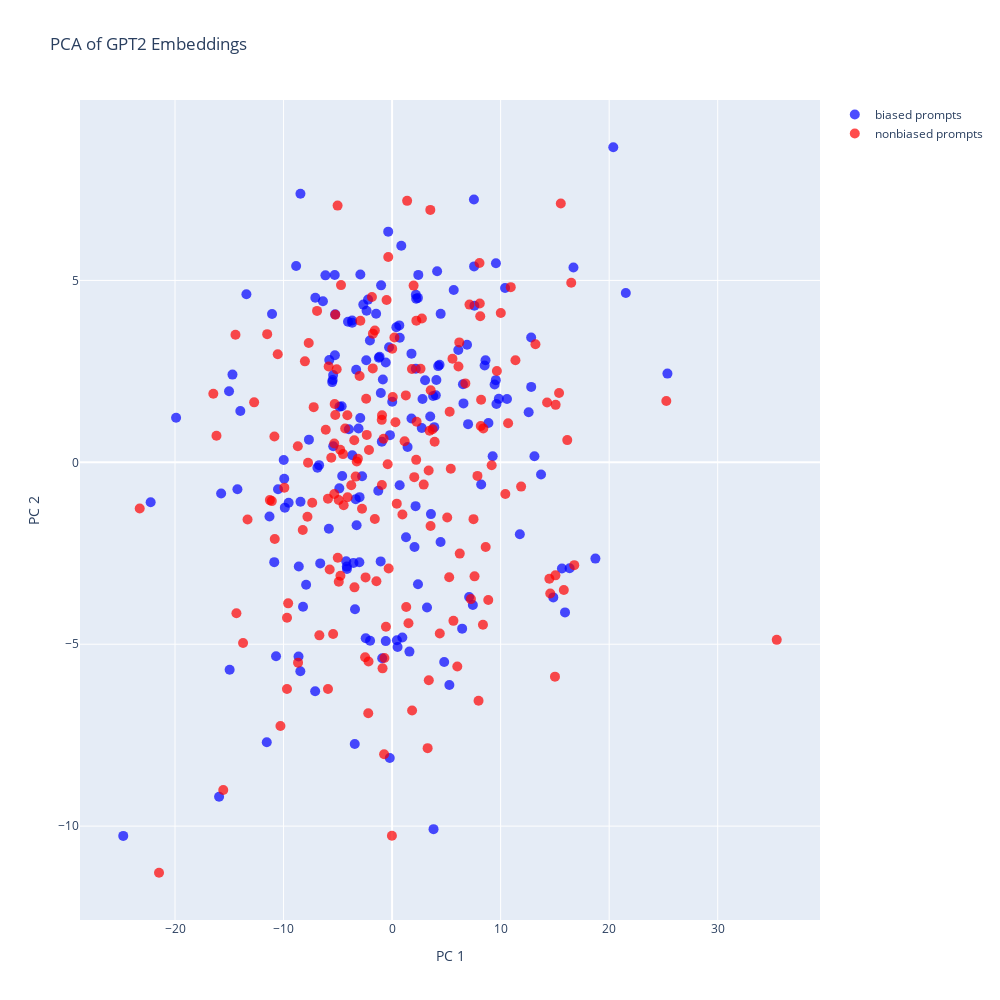

The notebook cell saved with this chart:
### Code cell
from sklearn.manifold import TSNE
import matplotlib.pyplot as plt
# Example projected data (344, 768) from previous SVD projection
projected_rows = np.dot(stacked_matrix, Vt[:2, :].T)
# Labels for bias and nonbias


# Step 1: Create scatter plot
# plt.figure(figsize=(8, 6))

# Step 2: Plot the first 172 points in red ("bias")
bias_x = projected_rows[:len(projected_rows)//2, 0]
bias_y = projected_rows[:len(projected_rows)//2, 1]
# plt.scatter(projected_rows[:len(projected_rows)//2, 0], projected_rows[:len(projected_rows)//2, 1], color='red', label='bias', alpha=0.2)
trace = go.Scatter(
        x=bias_x,
        y=bias_y,
        mode='markers',
        name='biased prompts',
        text=bias_labels,  # This sets the hover text
        marker=dict(size=10, color='blue', opacity=0.7),
        hoverinfo='text+x+y'  # Show label, x and y on hover
    )

nonbias_x = projected_rows[len(projected_rows)//2:, 0]
nonbias_y = projected_rows[len(projected_rows)//2:, 1]
trace2 = go.Scatter(
        x=nonbias_x,
        y=nonbias_y,
        mode='markers',
        name='nonbiased prompts',
        text=nonbias_labels,  # This sets the hover text
        marker=dict(size=10, color='red', opacity=0.7),
        hoverinfo='text+x+y'  # Show label, x and y on hover
    )
layout = go.Layout(
        title='PCA of GPT2 Embeddings',
        xaxis=dict(title='PC 1'),
        yaxis=dict(title='PC 2'),
        hovermode='closest',
        width=1000,
        height=1000
)
fig = go.Figure(data=[trace, trace2], layout=layout)
fig.show()

# Step 3: Plot the last 172 points in blue ("nonbias")
# plt.scatter(projected_rows[len(projected_rows)//2:, 0], projected_rows[len(projected_rows)//2:, 1], color='blue', label='nonbias', alpha=0.2)



# Step 5: Add labels and title
# plt.xlabel("Principal Component 1")
# plt.ylabel("Principal Component 2")
# plt.title("Projection of Rows onto First 2 Principal Components")
# plt.legend()

### Figure 1 — Plotly figure (JSON) as saved in the notebook; plotly's stock layout.template omitted (floating-point values rounded to 4 significant figures; data arrays with more than 128 entries replaced by an {"elided": "..."} marker saying what was removed)
{"data": [{"hoverinfo": "text+x+y", "marker": {"color": "blue", "opacity": 0.7, "size": 10}, "mode": "markers", "name": "biased prompts", "text": {"elided": "172 str values"}, "type": "scatter", "x": {"elided": "172 float values"}, "y": {"elided": "172 float values"}}, {"hoverinfo": "text+x+y", "marker": {"color": "red", "opacity": 0.7, "size": 10}, "mode": "markers", "name": "nonbiased prompts", "text": {"elided": "172 str values"}, "type": "scatter", "x": {"elided": "172 float values"}, "y": {"elided": "172 float values"}}], "layout": {"height": 1000, "hovermode": "closest", "title": {"text": "PCA of GPT2 Embeddings"}, "width": 1000, "xaxis": {"autorange": true, "range": [-28.76, 39.43], "title": {"text": "PC 1"}, "type": "linear"}, "yaxis": {"autorange": true, "range": [-12.58, 9.959], "title": {"text": "PC 2"}, "type": "linear"}}}
